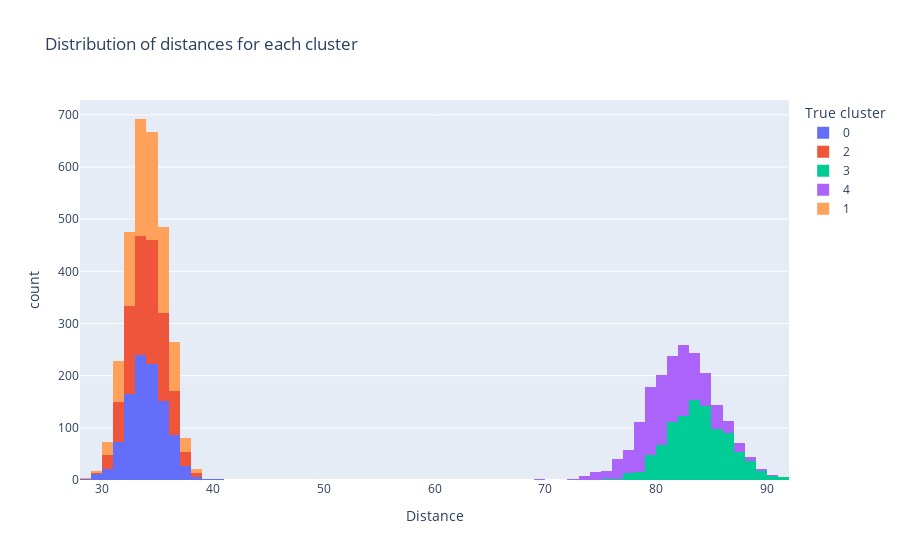

Here is the notebook cell this chart was saved with:
### Markdown cell above
#### Histogram of distances

### Code cell
fig = px.histogram(
    x=dists,
    color=real_clusters[cutoff:],
    color_discrete_sequence=px.colors.qualitative.Plotly,
    barmode='stack',
    labels={'x':'Distance', 'color':'True cluster', 'value':'Count'},
    nbins=100,
    title='Distribution of distances for each cluster'
    )
fig.show()

### Figure 1 — Plotly figure (JSON) as saved in the notebook; plotly's stock layout.template omitted (floating-point values rounded to 4 significant figures; data arrays with more than 128 entries replaced by an {"elided": "..."} marker saying what was removed)
{"data": [{"alignmentgroup": "True", "bingroup": "x", "hovertemplate": "True cluster=0<br>Distance=%{x}<br>count=%{y}<extra></extra>", "legendgroup": "0", "marker": {"color": "#636EFA", "pattern": {"shape": ""}}, "name": "0", "nbinsx": 100, "offsetgroup": "0", "orientation": "v", "showlegend": true, "type": "histogram", "x": {"elided": "1005 float values"}, "xaxis": "x", "yaxis": "y"}, {"alignmentgroup": "True", "bingroup": "x", "hovertemplate": "True cluster=2<br>Distance=%{x}<br>count=%{y}<extra></extra>", "legendgroup": "2", "marker": {"color": "#EF553B", "pattern": {"shape": ""}}, "name": "2", "nbinsx": 100, "offsetgroup": "2", "orientation": "v", "showlegend": true, "type": "histogram", "x": {"elided": "1029 float values"}, "xaxis": "x", "yaxis": "y"}, {"alignmentgroup": "True", "bingroup": "x", "hovertemplate": "True cluster=3<br>Distance=%{x}<br>count=%{y}<extra></extra>", "legendgroup": "3", "marker": {"color": "#00CC96", "pattern": {"shape": ""}}, "name": "3", "nbinsx": 100, "offsetgroup": "3", "orientation": "v", "showlegend": true, "type": "histogram", "x": {"elided": "984 float values"}, "xaxis": "x", "yaxis": "y"}, {"alignmentgroup": "True", "bingroup": "x", "hovertemplate": "True cluster=4<br>Distance=%{x}<br>count=%{y}<extra></extra>", "legendgroup": "4", "marker": {"color": "#AB63FA", "pattern": {"shape": ""}}, "name": "4", "nbinsx": 100, "offsetgroup": "4", "orientation": "v", "showlegend": true, "type": "histogram", "x": {"elided": "1004 float values"}, "xaxis": "x", "yaxis": "y"}, {"alignmentgroup": "True", "bingroup": "x", "hovertemplate": "True cluster=1<br>Distance=%{x}<br>count=%{y}<extra></extra>", "legendgroup": "1", "marker": {"color": "#FFA15A", "pattern": {"shape": ""}}, "name": "1", "nbinsx": 100, "offsetgroup": "1", "orientation": "v", "showlegend": true, "type": "histogram", "x": {"elided": "978 float values"}, "xaxis": "x", "yaxis": "y"}], "layout": {"barmode": "stack", "legend": {"title": {"text": "True cluster"}, "tracegroupgap": 0}, "title": {"text": "Distribution of distances for each cluster"}, "xaxis": {"anchor": "y", "domain": [0, 1], "title": {"text": "Distance"}}, "yaxis": {"anchor": "x", "domain": [0, 1], "title": {"text": "count"}}}}
